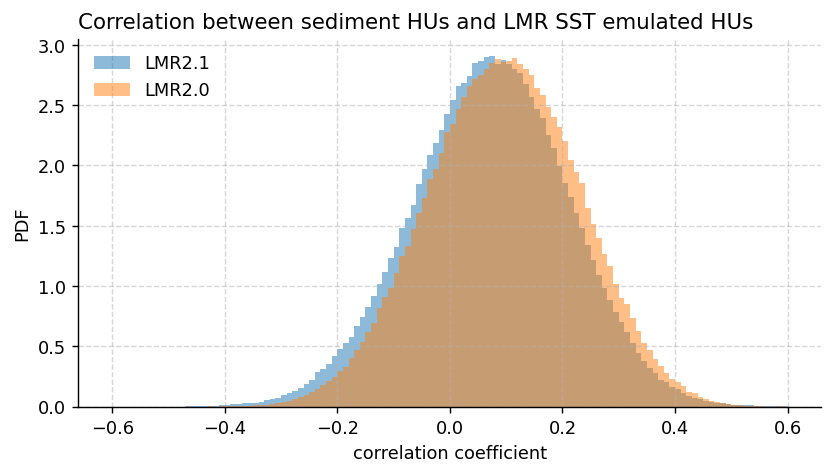

This figure's Python source:
#!/usr/bin/env python
# Wenchang Yang (wenchang@princeton.edu)
# Mon Aug  8 17:40:39 EDT 2022
if __name__ == '__main__':
    import sys
    from misc.timer import Timer
    tt = Timer('start ' + ' '.join(sys.argv))
import sys, os.path, os, glob, datetime
import xarray as xr, numpy as np, pandas as pd, matplotlib.pyplot as plt
#more imports
from misc.shell import run_shell
#
if __name__ == '__main__':
    tt.check('end import')
#
#start from here
ifile = 'data/corr_pdf/corr_pdf_sedimentHU_LMR2019HU_lp40_0850-1850.nc'
#ds2019 = xr.open_dataset(ifile)
ifile_cached = __file__.replace('.py', '__lmr2019.nc')
if not os.path.exists(ifile_cached): run_shell(f'cp {ifile} {ifile_cached}')
ds2019 = xr.open_dataset(ifile_cached)
print('[loaded]:', ifile_cached, '**from**', ifile) 

ifile = 'data/corr_pdf/corr_pdf_sedimentHU_LMR2018HU_lp40_0850-1850.nc'
#ds2018 = xr.open_dataset(ifile)
ifile_cached = __file__.replace('.py', '__lmr2018.nc')
if not os.path.exists(ifile_cached): run_shell(f'cp {ifile} {ifile_cached}')
ds2018 = xr.open_dataset(ifile_cached)
print('[loaded]:', ifile_cached, '**from**', ifile) 
 
 
if __name__ == '__main__':
    from wyconfig import * #my plot settings
    fig, ax = plt.subplots()
    alpha = 0.5
    bins = np.arange(-0.6,0.61,0.01)
    ds2019['r'].plot.hist(bins=bins, density=True, alpha=alpha, ax=ax, label=f'LMR2.1')
    ds2018['r'].plot.hist(bins=bins, density=True, alpha=alpha, ax=ax, label=f'LMR2.0')

    ax.set_ylabel('PDF')
    ax.legend(loc='upper left')
    ax.set_title('Correlation between sediment HUs and LMR SST emulated HUs')
    
    #savefig
    if len(sys.argv)>1 and 'savefig' in sys.argv[1:]:
        figname = __file__.replace('.py', f'.png')
        if 'overwritefig' in sys.argv[1:]:
            wysavefig(figname, overwritefig=True)
        else:
            wysavefig(figname)
    tt.check(f'**Done**')
    print()
    if 'notshowfig' in sys.argv:
        pass
    else:
        plt.show()
    
